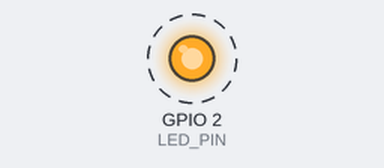
The sketch below on a simulated ESP32. On the bench: output pins drawn as LEDs (lit = HIGH). Dashed ring = blinking.

Above: at 0.5 s.
Timing chart, 0 to 4.6 s (numbered marks = the images above):
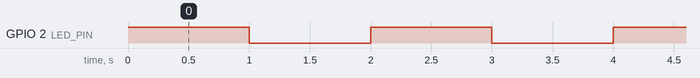

Measured:
- by itself, GPIO 2 (LED_PIN): alternates HIGH for 1.0 s and LOW for 1.0 s

The sketch:

blinking.ino
```cpp
// ESP32基板上のインジケータLEDに割り当てられているGPIO番号
const int LED_PIN = 2;

// 動作確認が目視で分かりやすい点滅周期（1秒点灯・1秒消灯）
const int BLINK_INTERVAL_MS = 1000;

void setup() {
  // デジタル出力として電流を供給・遮断できるよう初期化
  pinMode(LED_PIN, OUTPUT);
}

void loop() {
  // LEDへ電圧を印加して点灯
  digitalWrite(LED_PIN, HIGH);
  delay(BLINK_INTERVAL_MS);

  // 電圧を0Vに落として消灯
  digitalWrite(LED_PIN, LOW);
  delay(BLINK_INTERVAL_MS);
}
```
